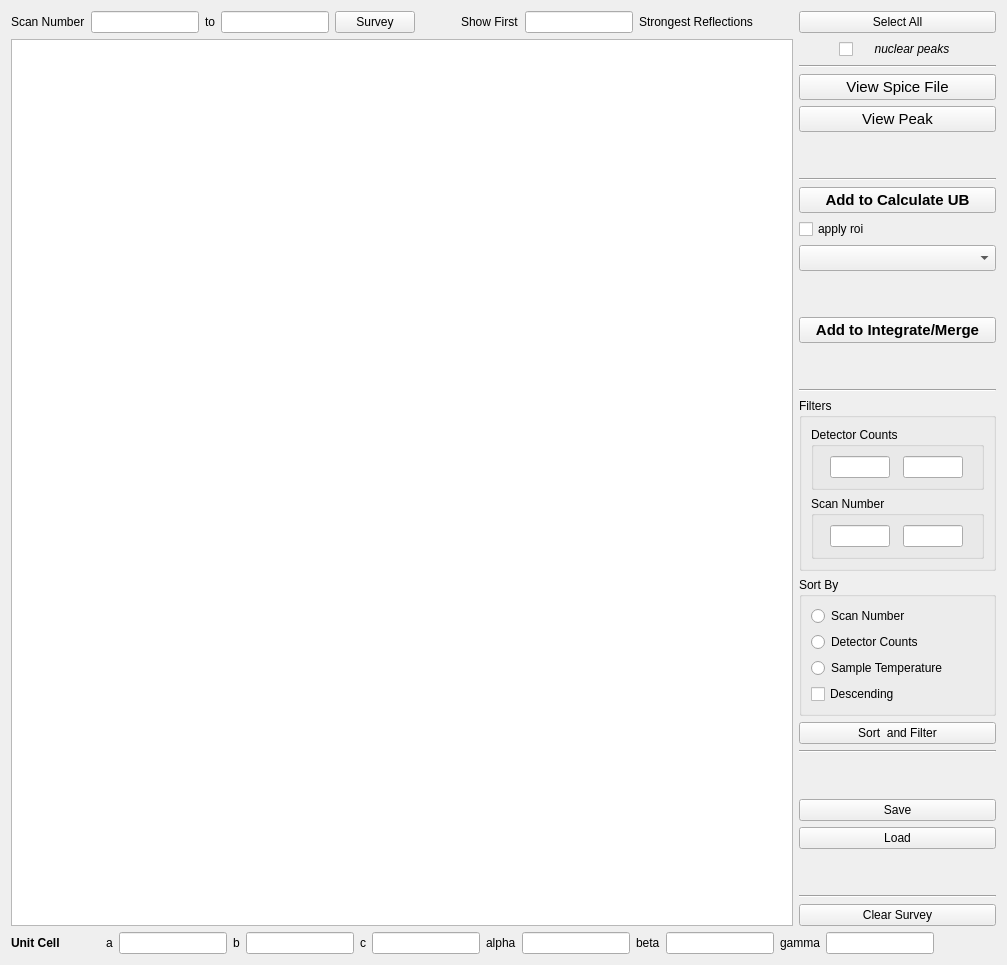
          <widget class="QWidget" name="tab_survey">
           <attribute name="title">
            <string>List Scans</string>
           </attribute>
           <layout class="QGridLayout" name="gridLayout_8">
            <item row="0" column="0">
             <layout class="QVBoxLayout" name="verticalLayout_6">
              <item>
               <layout class="QHBoxLayout" name="horizontalLayout_15">
                <item>
                 <layout class="QVBoxLayout" name="verticalLayout_7">
                  <item>
                   <layout class="QHBoxLayout" name="horizontalLayout_19">
                    <item>
                     <widget class="QLabel" name="label_14">
                      <property name="text">
                       <string>Scan Number</string>
                      </property>
                     </widget>
                    </item>
                    <item>
                     <widget class="QLineEdit" name="lineEdit_surveyStartPt">
                      <property name="sizePolicy">
                       <sizepolicy hsizetype="Maximum" vsizetype="Fixed">
                        <horstretch>0</horstretch>
                        <verstretch>0</verstretch>
                       </sizepolicy>
                      </property>
                     </widget>
                    </item>
                    <item>
                     <widget class="QLabel" name="label_13">
                      <property name="text">
                       <string>to</string>
                      </property>
                     </widget>
                    </item>
                    <item>
                     <widget class="QLineEdit" name="lineEdit_surveyEndPt">
                      <property name="sizePolicy">
                       <sizepolicy hsizetype="Preferred" vsizetype="Fixed">
                        <horstretch>0</horstretch>
                        <verstretch>0</verstretch>
                       </sizepolicy>
                      </property>
                     </widget>
                    </item>
                    <item>
                     <widget class="QPushButton" name="pushButton_survey">
                      <property name="text">
                       <string>Survey</string>
                      </property>
                     </widget>
                    </item>
                    <item>
                     <spacer name="horizontalSpacer_15">
                      <property name="orientation">
                       <enum>Qt::Horizontal</enum>
                      </property>
                      <property name="sizeType">
                       <enum>QSizePolicy::Preferred</enum>
                      </property>
                      <property name="sizeHint" stdset="0">
                       <size>
                        <width>40</width>
                        <height>20</height>
                       </size>
                      </property>
                     </spacer>
                    </item>
                    <item>
                     <widget class="QLabel" name="label_40">
                      <property name="text">
                       <string>Show First</string>
                      </property>
                     </widget>
                    </item>
                    <item>
                     <widget class="QLineEdit" name="lineEdit_numSurveyOutput">
                      <property name="sizePolicy">
                       <sizepolicy hsizetype="Preferred" vsizetype="Fixed">
                        <horstretch>0</horstretch>
                        <verstretch>0</verstretch>
                       </sizepolicy>
                      </property>
                     </widget>
                    </item>
                    <item>
                     <widget class="QLabel" name="label_41">
                      <property name="text">
                       <string>Strongest Reflections</string>
                      </property>
                     </widget>
                    </item>
                    <item>
                     <spacer name="horizontalSpacer_31">
                      <property name="orientation">
                       <enum>Qt::Horizontal</enum>
                      </property>
                      <property name="sizeHint" stdset="0">
                       <size>
                        <width>40</width>
                        <height>20</height>
                       </size>
                      </property>
                     </spacer>
                    </item>
                   </layout>
                  </item>
                  <item>
                   <widget class="ScanSurveyTable" name="tableWidget_surveyTable"/>
                  </item>
                 </layout>
                </item>
                <item>
                 <layout class="QVBoxLayout" name="verticalLayout_10">
                  <item>
                   <widget class="QPushButton" name="pushButton_selectAllSurveyPeaks">
                    <property name="text">
                     <string>Select All</string>
                    </property>
                   </widget>
                  </item>
                  <item>
                   <layout class="QHBoxLayout" name="horizontalLayout_18">
                    <item>
                     <spacer name="horizontalSpacer_32">
                      <property name="orientation">
                       <enum>Qt::Horizontal</enum>
                      </property>
                      <property name="sizeType">
                       <enum>QSizePolicy::Ignored</enum>
                      </property>
                      <property name="sizeHint" stdset="0">
                       <size>
                        <width>40</width>
                        <height>20</height>
                       </size>
                      </property>
                     </spacer>
                    </item>
                    <item>
                     <widget class="QCheckBox" name="checkBox_surveySelectNuclearPeaks">
                      <property name="font">
                       <font>
                        <pointsize>9</pointsize>
                        <italic>true</italic>
                       </font>
                      </property>
                      <property name="layoutDirection">
                       <enum>Qt::LeftToRight</enum>
                      </property>
                      <property name="autoFillBackground">
                       <bool>true</bool>
                      </property>
                      <property name="text">
                       <string>     nuclear peaks</string>
                      </property>
                     </widget>
                    </item>
                    <item>
                     <spacer name="horizontalSpacer_33">
                      <property name="orientation">
                       <enum>Qt::Horizontal</enum>
                      </property>
                      <property name="sizeType">
                       <enum>QSizePolicy::Ignored</enum>
                      </property>
                      <property name="sizeHint" stdset="0">
                       <size>
                        <width>40</width>
                        <height>20</height>
                       </size>
                      </property>
                     </spacer>
                    </item>
                   </layout>
                  </item>
                  <item>
                   <widget class="Line" name="line_6">
                    <property name="orientation">
                     <enum>Qt::Horizontal</enum>
                    </property>
                   </widget>
                  </item>
                  <item>
                   <widget class="QPushButton" name="pushButton_viewRawSpice">
                    <property name="font">
                     <font>
                      <pointsize>11</pointsize>
                     </font>
                    </property>
                    <property name="text">
                     <string>View Spice File</string>
                    </property>
                   </widget>
                  </item>
                  <item>
                   <widget class="QPushButton" name="pushButton_viewSurveyPeak">
                    <property name="font">
                     <font>
                      <pointsize>11</pointsize>
                     </font>
                    </property>
                    <property name="toolTip">
                     <string>&lt;html&gt;&lt;head/&gt;&lt;body&gt;&lt;p&gt;Set the selected peak to view and switch to tab 'View Raw Data'&lt;/p&gt;&lt;/body&gt;&lt;/html&gt;</string>
                    </property>
                    <property name="text">
                     <string>View Peak</string>
                    </property>
                   </widget>
                  </item>
                  <item>
                   <spacer name="verticalSpacer_9">
                    <property name="orientation">
                     <enum>Qt::Vertical</enum>
                    </property>
                    <property name="sizeType">
                     <enum>QSizePolicy::Preferred</enum>
                    </property>
                    <property name="sizeHint" stdset="0">
                     <size>
                      <width>20</width>
                      <height>40</height>
                     </size>
                    </property>
                   </spacer>
                  </item>
                  <item>
                   <widget class="Line" name="line_23">
                    <property name="orientation">
                     <enum>Qt::Horizontal</enum>
                    </property>
                   </widget>
                  </item>
                  <item>
                   <widget class="QPushButton" name="pushButton_addPeaksToRefine">
                    <property name="font">
                     <font>
                      <pointsize>11</pointsize>
                      <weight>75</weight>
                      <bold>true</bold>
                     </font>
                    </property>
                    <property name="toolTip">
                     <string>&lt;html&gt;&lt;head/&gt;&lt;body&gt;&lt;p&gt;Add all the selected peaks to the table in tab 'CalculateUB and switch to tab 'CalculateUB;&lt;/p&gt;&lt;p&gt;All the Pts. in each scan will be merged and &lt;span style=&quot; font-style:italic;&quot;&gt;FindPeaks()&lt;/span&gt; will be operated on each such merged data.&lt;/p&gt;&lt;/body&gt;&lt;/html&gt;</string>
                    </property>
                    <property name="text">
                     <string>Add to Calculate UB</string>
                    </property>
                   </widget>
                  </item>
                  <item>
                   <widget class="QCheckBox" name="checkBox_addPeak2UBMask">
                    <property name="text">
                     <string>apply roi</string>
                    </property>
                   </widget>
                  </item>
                  <item>
                   <widget class="QComboBox" name="comboBox_maskNamesSurvey">
                    <property name="font">
                     <font>
                      <pointsize>11</pointsize>
                     </font>
                    </property>
                    <property name="toolTip">
                     <string>&lt;html&gt;&lt;head/&gt;&lt;body&gt;&lt;p&gt;&lt;span style=&quot; font-size:13pt;&quot;&gt;List of region of interest that can be applied to the selected scans that are added to tab 'Calculate UB' for UB matrix calculation.&lt;/span&gt;&lt;/p&gt;&lt;/body&gt;&lt;/html&gt;</string>
                    </property>
                   </widget>
                  </item>
                  <item>
                   <spacer name="verticalSpacer_30">
                    <property name="orientation">
                     <enum>Qt::Vertical</enum>
                    </property>
                    <property name="sizeType">
                     <enum>QSizePolicy::Preferred</enum>
                    </property>
                    <property name="sizeHint" stdset="0">
                     <size>
                      <width>20</width>
                      <height>40</height>
                     </size>
                    </property>
                   </spacer>
                  </item>
                  <item>
                   <widget class="QPushButton" name="pushButton_mergeScansSurvey">
                    <property name="font">
                     <font>
                      <pointsize>11</pointsize>
                      <weight>75</weight>
                      <bold>true</bold>
                     </font>
                    </property>
                    <property name="toolTip">
                     <string>&lt;html&gt;&lt;head/&gt;&lt;body&gt;&lt;p&gt;Add selected scans to tab &amp;quot;Scans Processing&amp;quot; for merging or peak integrtoin&lt;/p&gt;&lt;/body&gt;&lt;/html&gt;</string>
                    </property>
                    <property name="text">
                     <string>Add to Integrate/Merge</string>
                    </property>
                   </widget>
                  </item>
                  <item>
                   <spacer name="verticalSpacer_18">
                    <property name="orientation">
                     <enum>Qt::Vertical</enum>
                    </property>
                    <property name="sizeType">
                     <enum>QSizePolicy::Preferred</enum>
                    </property>
                    <property name="sizeHint" stdset="0">
                     <size>
                      <width>20</width>
                      <height>40</height>
                     </size>
                    </property>
                   </spacer>
                  </item>
                  <item>
                   <widget class="Line" name="line_3">
                    <property name="orientation">
                     <enum>Qt::Horizontal</enum>
                    </property>
                   </widget>
                  </item>
                  <item>
                   <widget class="QGroupBox" name="groupBox_9">
                    <property name="title">
                     <string>Filters</string>
                    </property>
                    <layout class="QVBoxLayout" name="verticalLayout_9">
                     <item>
                      <widget class="QGroupBox" name="groupBox_10">
                       <property name="font">
                        <font>
                         <pointsize>9</pointsize>
                        </font>
                       </property>
                       <property name="title">
                        <string>Detector Counts</string>
                       </property>
                       <layout class="QHBoxLayout" name="horizontalLayout">
                        <item>
                         <widget class="QLineEdit" name="lineEdit_filterCountsLower">
                          <property name="sizePolicy">
                           <sizepolicy hsizetype="Preferred" vsizetype="Fixed">
                            <horstretch>0</horstretch>
                            <verstretch>0</verstretch>
                           </sizepolicy>
                          </property>
                          <property name="maximumSize">
                           <size>
                            <width>60</width>
                            <height>16777215</height>
                           </size>
                          </property>
                          <property name="font">
                           <font>
                            <pointsize>9</pointsize>
                           </font>
                          </property>
                         </widget>
                        </item>
                        <item>
                         <widget class="QLineEdit" name="lineEdit_filterCountsUpper">
                          <property name="sizePolicy">
                           <sizepolicy hsizetype="Preferred" vsizetype="Fixed">
                            <horstretch>0</horstretch>
                            <verstretch>0</verstretch>
                           </sizepolicy>
                          </property>
                          <property name="maximumSize">
                           <size>
                            <width>60</width>
                            <height>16777215</height>
                           </size>
                          </property>
                          <property name="font">
                           <font>
                            <pointsize>9</pointsize>
                           </font>
                          </property>
                         </widget>
                        </item>
                       </layout>
                      </widget>
                     </item>
                     <item>
                      <widget class="QGroupBox" name="groupBox_12">
                       <property name="font">
                        <font>
                         <pointsize>9</pointsize>
                        </font>
                       </property>
                       <property name="title">
                        <string>Scan Number</string>
                       </property>
                       <layout class="QHBoxLayout" name="horizontalLayout_5">
                        <item>
                         <widget class="QLineEdit" name="lineEdit_filterScanLower">
                          <property name="sizePolicy">
                           <sizepolicy hsizetype="Preferred" vsizetype="Fixed">
                            <horstretch>0</horstretch>
                            <verstretch>0</verstretch>
                           </sizepolicy>
                          </property>
                          <property name="maximumSize">
                           <size>
                            <width>60</width>
                            <height>16777215</height>
                           </size>
                          </property>
                         </widget>
                        </item>
                        <item>
                         <widget class="QLineEdit" name="lineEdit_filterScanUpper">
                          <property name="sizePolicy">
                           <sizepolicy hsizetype="Preferred" vsizetype="Fixed">
                            <horstretch>0</horstretch>
                            <verstretch>0</verstretch>
                           </sizepolicy>
                          </property>
                          <property name="maximumSize">
                           <size>
                            <width>60</width>
                            <height>16777215</height>
                           </size>
                          </property>
                         </widget>
                        </item>
                       </layout>
                      </widget>
                     </item>
                    </layout>
                   </widget>
                  </item>
                  <item>
                   <widget class="QGroupBox" name="groupBox_13">
                    <property name="title">
                     <string>Sort By</string>
                    </property>
                    <layout class="QGridLayout" name="gridLayout_14">
                     <item row="0" column="0">
                      <widget class="QRadioButton" name="radioButton_sortByScan">
                       <property name="font">
                        <font>
                         <pointsize>9</pointsize>
                        </font>
                       </property>
                       <property name="text">
                        <string>Scan Number</string>
                       </property>
                      </widget>
                     </item>
                     <item row="1" column="0">
                      <widget class="QRadioButton" name="radioButton_sortByCounts">
                       <property name="font">
                        <font>
                         <pointsize>9</pointsize>
                        </font>
                       </property>
                       <property name="text">
                        <string>Detector Counts</string>
                       </property>
                      </widget>
                     </item>
                     <item row="3" column="0">
                      <widget class="QCheckBox" name="checkBox_sortDescending">
                       <property name="font">
                        <font>
                         <pointsize>9</pointsize>
                        </font>
                       </property>
                       <property name="text">
                        <string>Descending</string>
                       </property>
                      </widget>
                     </item>
                     <item row="2" column="0">
                      <widget class="QRadioButton" name="radioButton_sortByTemp">
                       <property name="font">
                        <font>
                         <pointsize>9</pointsize>
                        </font>
                       </property>
                       <property name="text">
                        <string>Sample Temperature</string>
                       </property>
                      </widget>
                     </item>
                    </layout>
                   </widget>
                  </item>
                  <item>
                   <widget class="QPushButton" name="pushButton_sortInfoTable">
                    <property name="text">
                     <string>Sort  and Filter</string>
                    </property>
                   </widget>
                  </item>
                  <item>
                   <widget class="Line" name="line_4">
                    <property name="orientation">
                     <enum>Qt::Horizontal</enum>
                    </property>
                   </widget>
                  </item>
                  <item>
                   <spacer name="verticalSpacer_19">
                    <property name="orientation">
                     <enum>Qt::Vertical</enum>
                    </property>
                    <property name="sizeType">
                     <enum>QSizePolicy::Preferred</enum>
                    </property>
                    <property name="sizeHint" stdset="0">
                     <size>
                      <width>20</width>
                      <height>40</height>
                     </size>
                    </property>
                   </spacer>
                  </item>
                  <item>
                   <widget class="QPushButton" name="pushButton_saveSurvey">
                    <property name="text">
                     <string>Save</string>
                    </property>
                   </widget>
                  </item>
                  <item>
                   <widget class="QPushButton" name="pushButton_loadSurvey">
                    <property name="text">
                     <string>Load</string>
                    </property>
                   </widget>
                  </item>
                  <item>
                   <spacer name="verticalSpacer_3">
                    <property name="orientation">
                     <enum>Qt::Vertical</enum>
                    </property>
                    <property name="sizeHint" stdset="0">
                     <size>
                      <width>20</width>
                      <height>40</height>
                     </size>
                    </property>
                   </spacer>
                  </item>
                  <item>
                   <widget class="Line" name="line_5">
                    <property name="orientation">
                     <enum>Qt::Horizontal</enum>
                    </property>
                   </widget>
                  </item>
                  <item>
                   <widget class="QPushButton" name="pushButton_clearSurvey">
                    <property name="text">
                     <string>Clear Survey</string>
                    </property>
                   </widget>
                  </item>
                 </layout>
                </item>
               </layout>
              </item>
             </layout>
            </item>
            <item row="1" column="0">
             <layout class="QHBoxLayout" name="horizontalLayout_14">
              <item>
               <widget class="QLabel" name="label_15">
                <property name="maximumSize">
                 <size>
                  <width>100</width>
                  <height>16777215</height>
                 </size>
                </property>
                <property name="font">
                 <font>
                  <weight>75</weight>
                  <bold>true</bold>
                 </font>
                </property>
                <property name="text">
                 <string>Unit Cell</string>
                </property>
               </widget>
              </item>
              <item>
               <spacer name="horizontalSpacer_3">
                <property name="orientation">
                 <enum>Qt::Horizontal</enum>
                </property>
                <property name="sizeType">
                 <enum>QSizePolicy::Ignored</enum>
                </property>
                <property name="sizeHint" stdset="0">
                 <size>
                  <width>40</width>
                  <height>20</height>
                 </size>
                </property>
               </spacer>
              </item>
              <item>
               <widget class="QLabel" name="label_16">
                <property name="text">
                 <string>a</string>
                </property>
               </widget>
              </item>
              <item>
               <widget class="QLineEdit" name="lineEdit_a">
                <property name="maximumSize">
                 <size>
                  <width>120</width>
                  <height>16777215</height>
                 </size>
                </property>
               </widget>
              </item>
              <item>
               <widget class="QLabel" name="label_23">
                <property name="text">
                 <string>b</string>
                </property>
               </widget>
              </item>
              <item>
               <widget class="QLineEdit" name="lineEdit_b">
                <property name="maximumSize">
                 <size>
                  <width>120</width>
                  <height>16777215</height>
                 </size>
                </property>
               </widget>
              </item>
              <item>
               <widget class="QLabel" name="label_24">
                <property name="text">
                 <string>c</string>
                </property>
               </widget>
              </item>
              <item>
               <widget class="QLineEdit" name="lineEdit_c">
                <property name="maximumSize">
                 <size>
                  <width>120</width>
                  <height>16777215</height>
                 </size>
                </property>
               </widget>
              </item>
              <item>
               <widget class="QLabel" name="label_25">
                <property name="text">
                 <string>alpha</string>
                </property>
               </widget>
              </item>
              <item>
               <widget class="QLineEdit" name="lineEdit_alpha">
                <property name="maximumSize">
                 <size>
                  <width>120</width>
                  <height>16777215</height>
                 </size>
                </property>
               </widget>
              </item>
              <item>
               <widget class="QLabel" name="label_26">
                <property name="text">
                 <string>beta</string>
                </property>
               </widget>
              </item>
              <item>
               <widget class="QLineEdit" name="lineEdit_beta">
                <property name="maximumSize">
                 <size>
                  <width>120</width>
                  <height>16777215</height>
                 </size>
                </property>
               </widget>
              </item>
              <item>
               <widget class="QLabel" name="label_27">
                <property name="text">
                 <string>gamma</string>
                </property>
               </widget>
              </item>
              <item>
               <widget class="QLineEdit" name="lineEdit_gamma">
                <property name="maximumSize">
                 <size>
                  <width>120</width>
                  <height>16777215</height>
                 </size>
                </property>
               </widget>
              </item>
              <item>
               <spacer name="horizontalSpacer_14">
                <property name="orientation">
                 <enum>Qt::Horizontal</enum>
                </property>
                <property name="sizeHint" stdset="0">
                 <size>
                  <width>40</width>
                  <height>20</height>
                 </size>
                </property>
               </spacer>
              </item>
             </layout>
            </item>
           </layout>
          </widget>
